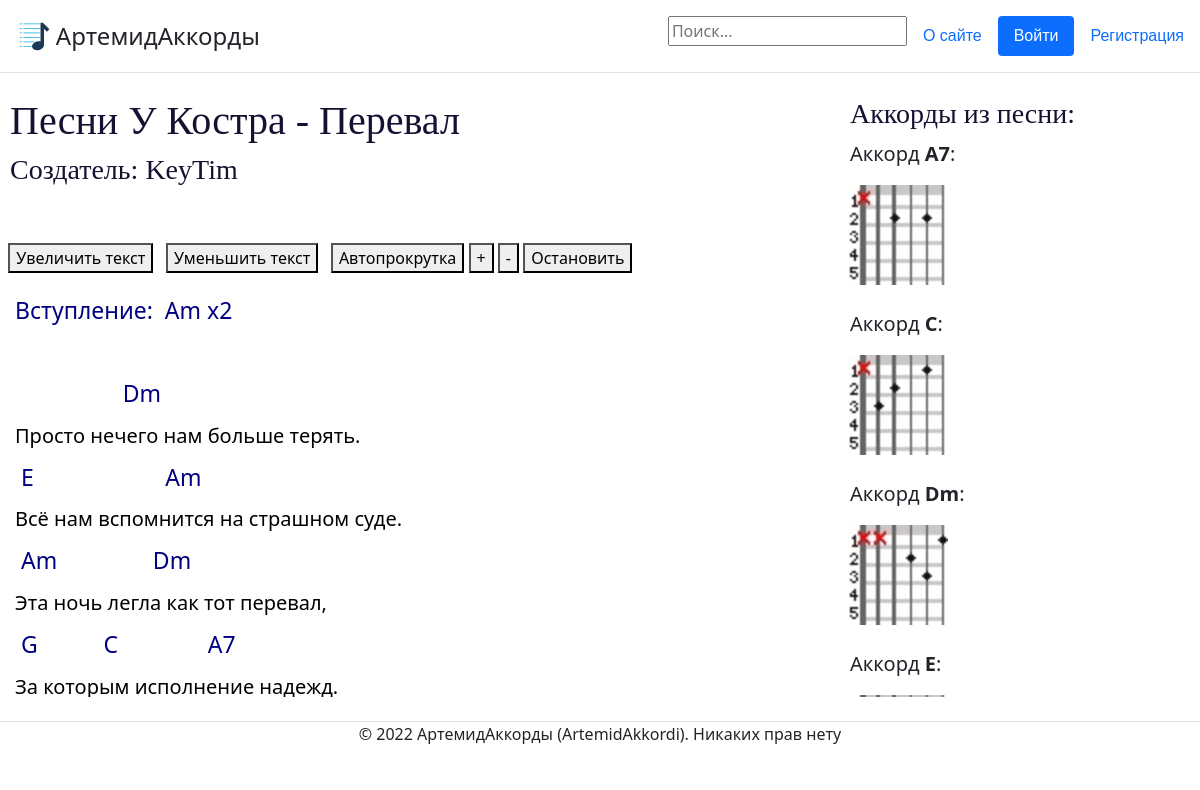
Page /content/178/ on the committed database.
### mainapp/models.py (models this page shows, shortened)
class ContentWithChords(models.Model):
    song = models.ForeignKey('Song', on_delete=models.CASCADE, help_text="Выберите песню", verbose_name='Песня', null=False)
    creator = models.ForeignKey(User, on_delete=models.CASCADE, verbose_name='Создатель', null=False)
    content = models.TextField(help_text='Введите содержание (текст песни с расставленными аккордами', verbose_name='Содержание', null=False)
    chords = models.ManyToManyField('Chord', help_text='Выберите какие аккорды есть в вашем содержании (например Am, C, F).', verbose_name='Аккорды')
    likes = models.IntegerField(default=0, help_text="Введите кол-во лайков", verbose_name="Лайки")
    objects = models.Manager()

class Song(models.Model):
    title = models.CharField(max_length=250, help_text='Введите название песни', verbose_name="Название песни", null=False)
    album = models.ForeignKey('Album', on_delete=models.CASCADE, help_text='Выберите альбом', verbose_name='Альбом', null=False)
    objects = models.Manager()
    def __str__(self):
        return self.title

class Album(models.Model):
    title = models.CharField(max_length=250, help_text='Введите название альбома', verbose_name="Название альбома", null=False)
    singer = models.ForeignKey('Singer', on_delete=models.CASCADE, help_text='Выберите исполнителя', verbose_name='Исполнитель', null=False)
    objects = models.Manager()

class Singer(models.Model):
    name = models.CharField(max_length=250, help_text='Введите название исполнителя', verbose_name='Исполнитель', null=False)
    objects = models.Manager() #служебное поле для доступа к объектам в базе данных
    def __str__(self):
        return self.name

class Chord(models.Model):
    title = models.CharField(max_length=20, help_text='Название аккорда (например Am)', verbose_name="Аккорд", null=False)
    objects = models.Manager()

class ChordVariation(models.Model):
    chord = models.ForeignKey('Chord', on_delete=models.CASCADE, help_text='Выберите аккорд', verbose_name="Аккорд", null=False)
    content = models.TextField(help_text='Описание аккорда, картинка или ссылка', verbose_name='Описание аккорда', null=False)
    objects = models.Manager()

### mainapp/views.py (the view)
# urls.py: path('content/<int:id>/', views.content, name='content'),
def content(request, id): #содержание песни
    song = ContentWithChords.objects.get(id=id)
    s = song.content
    lines = []
    chords = []
    lines_with_chords = []
    flag_favourite = False
    if request.user.is_authenticated:
        user = User.objects.get(id=request.user.id)
        if Favourites.objects.filter(guitarist=user, song=song):
            flag_favourite = True
    for chord in song.chords.all():
        for cv in ChordVariation.objects.filter(chord=chord):
            chords.append(cv)
    for line in s.split('\n'):
        if '}' in line:
            line = line.replace('}', '')
            line = line.replace('{', '')
            line = line.replace(" ", "&nbsp;")
            lines_with_chords.append(line)
        line = line.replace(" ", "&nbsp;")  # для тупого html заменяем все пробелы на это
        lines.append(line)
    flag_moder = check_moder(request)
    return render(request, 'mainapp/content.html', {"song": song, "lines": lines, 'c_variations':chords, 'flag_favourite':flag_favourite, 'moder':flag_moder, 'lines_with_chords':lines_with_chords})

### mainapp/views.py (called while the page is built)
def check_moder(request): #проверка роли пользователя
    flag_moder = False
    if User.objects.filter(pk=request.user.id, groups__name='Moderator').exists() or User.objects.filter(pk=request.user.id, groups__name='Admin').exists():
        flag_moder = True
    return flag_moder

### templates/mainapp/content.html (shortened to what this page needs)
{% extends 'mainapp/base.html' %}
{%block site_content %}
{% load static %}
<link href= '{% static "css/content.css" %}' rel="stylesheet" >
<div class="block-left" id="block">
    <h1>{{ song.song.album.singer }} - {{ song.song }}</h1>
    <h3>Создатель: {{ song.creator }}</h3>
    <br>
    <br>
&nbsp;&nbsp;<button onclick="enLarge()">Увеличить текст</button>
    &nbsp;&nbsp;<button onclick="enSmall()">Уменьшить текст</button>
    &nbsp;&nbsp;<button onclick="pageScroll()">Автопрокрутка</button>
    <button onclick="pageScrollFast()">+</button>
    <button onclick="pageScrollSlow()">-</button>
    <button onclick="pageScrollStop()">Остановить</button>
    <br>
    <br>
    <div class="3 tabs__item active uiTabItem">
    {% for line in lines %}
        {% if line in lines_with_chords %}
            <h4>{{ line|safe|linebreaks }}</h4>
        {% else %}
            <h5>{{ line|safe|linebreaks}}</h5>
        {% endif %}
    {% endfor %}
        </div>
</div>
<div class="block-right">
    <h3>Аккорды из песни:</h3>
    {% for chord in song.chords.all %}
    <p style="font-size: 20px; text-indent:10px;">Аккорд <strong>{{ chord.title }}</strong>:</p>
            {% for c_variation in c_variations %}
                {% if chord == c_variation.chord %}
                    {% if 'http' in c_variation.content %}
                            &nbsp;&nbsp;<img src="{{ c_variation.content }}">
                        {% else %}
                            &nbsp;&nbsp;<img src="{% static c_variation.content %}">
                        {% endif %}
                {% endif %}
            {% endfor %}
    <br>
    <br>
    {% endfor %}
</div>
<div class="block-footer">
{% endblock %}

### static/css/content.css (style rules this page uses)
h1 { text-indent:10px; font-family: Verdana; color: #151130; }
h3 { text-indent:10px; font-family: Trebuchet MS; color: #151130; }
h4 { font-size: 23px; text-indent:15px; color: #000080; }
h5 { text-indent:15px; color: #000000; }
.block-left { width:70%; height:600px; overflow:auto; float:left; }
.block-right { width:30%; height:600px; overflow:auto; }
img { height: 100px; width: 100px; }

### rows in the picture
ContentWithChords: song.album.singer "Песни У Костра", song "Перевал", creator "KeyTim"
Chord: title "A7"
ChordVariation: content (picture)
Chord: title "C"
ChordVariation: content (picture)
Chord: title "Dm"
ChordVariation: content (picture)
Chord: title "E"
ChordVariation: content (picture)

### other values in the picture
{{ line|safe|linebreaks }} "Вступление: Am x2" "Dm" "E Am" "Am Dm" "G C A7"
{{ line|safe|linebreaks }} "Просто нечего нам больше терять." "Всё нам вспомнится на страшном суде." "Эта ночь легла как тот перевал," "За которым исполнение надежд."
